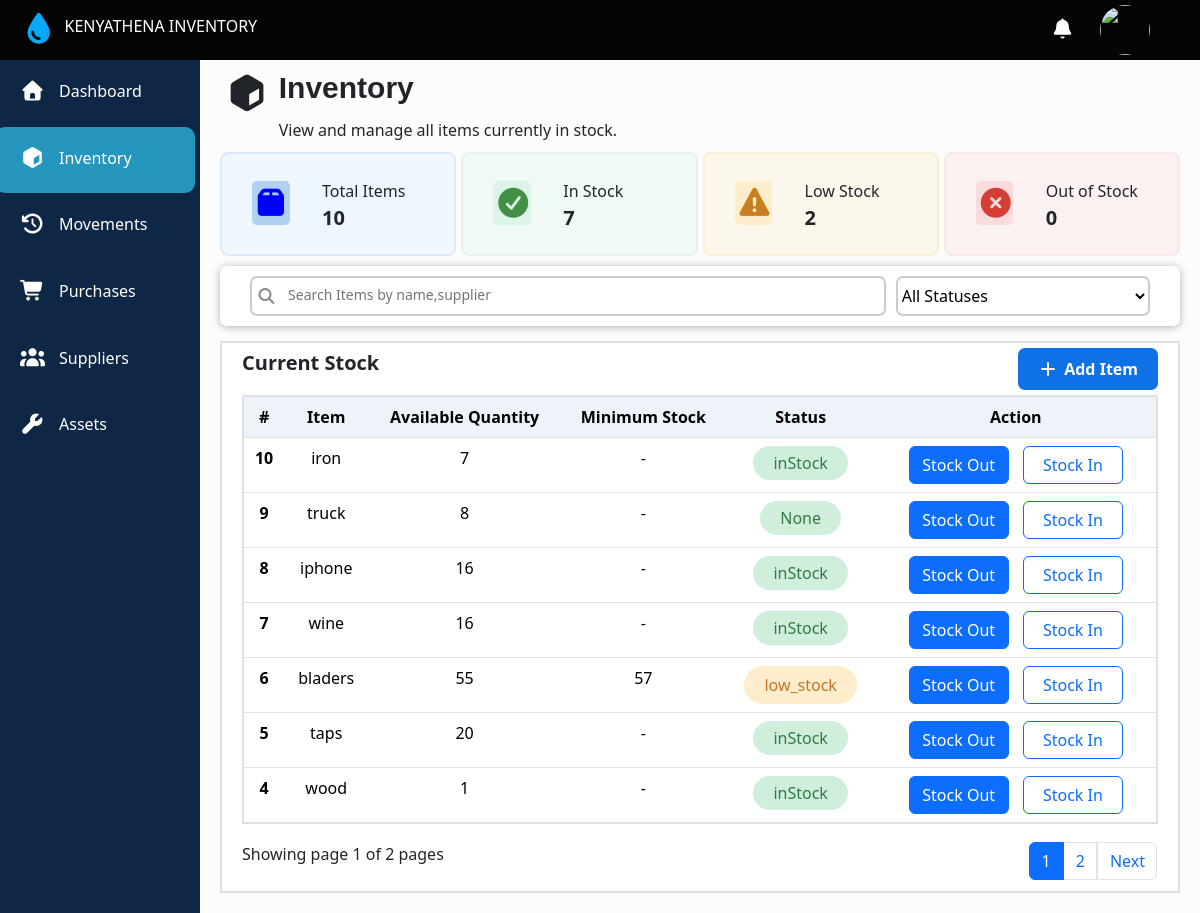
The app's page /stock with its own data.
### main/models.py (models this page shows, shortened)
class Stock(models.Model):
  stock_status =[
    ('low_stock','LowStock'),
    ('outStock','Out_Of_Stock'),
    ('inStock','In_Stock')
  ]
  item = models.CharField(max_length=200,unique=True)
  quantity = models.PositiveIntegerField(default=0)
  status = models.CharField(choices=stock_status,null=True)
  low_stock_date = models.DateTimeField(null=True,blank=True)
  low_by = models.PositiveIntegerField(null=True,blank=True)

### main/views.py (the view, shortened to what this page needs)
# urls.py: path('stock',views.stock,name = 'stock'),
def stock(request):
  stock_query = Stock.objects.all().order_by('-id')
  search_query = request.GET.get('q', '').strip()
  if search_query:
    stock_query = stock_query.filter(
      Q(item__icontains=search_query) | Q(quantity__icontains=search_query)
      )
  selected_status = request.GET.get('status', '')
  if selected_status in dict(Stock.stock_status):
    stock_query = stock_query.filter(status=selected_status)
  stock_count = stock_query.count()
  low_stock_count = Stock.objects.filter(status='low_stock').count()
  in_stock_count = Stock.objects.filter(status='inStock').count()
  out_stock_count = Stock.objects.filter(status='outStock').count()
  stocks = stock_query.order_by('-id')
  asset_limits = assets.objects.all()
  asset_limit_by_item = {
    asset.item: asset.limit_quantity
    for asset in asset_limits
  }
  for stock in stock_query:
    stock.limit_quantity = asset_limit_by_item.get(stock.item)
  paginator = Paginator(stock_query,7)
  page_number = request.GET.get('page')
  page_obj = paginator.get_page(page_number)
  context = {
    'stocks': stocks,
    'stock_count': stock_count,
    'asset': asset_limits,
    'search_query': search_query,
    'selected_status': selected_status,
    'low_stock_count': low_stock_count,
    'in_stock_count': in_stock_count,
    'out_stock_count': out_stock_count,
    'page_obj':page_obj,
  }
  return render(request,'main/inventory.html',context)

### main/templates/main/inventory.html (shortened to what this page needs)
{% extends 'main/base.html' %}
{% block content %}
    <div class="inventoryTitle">
      <div class="inventoryTitle_first">
        <i class="fa-solid fa-cube"></i>
        <div>
          <span>Inventory</span>
          <span>View and manage all items currently in stock.</span>
        </div>
      </div>
    </div>
    <div class="status">
      <div class="updates">
        <div><i class="fa-solid fa-box"></i></div>
        <div>
          <span>Total Items</span>
          <span class="number">{{stock_count}}</span>
        </div>
      </div>
      <div class="updates" style="background-color:rgb(240, 250, 244);border: 2px solid rgb(228, 241, 238);">
        <div><i class="fa-solid fa-circle-check" style="color:rgba(66, 144, 70);background-color:rgba(221, 243, 231)"></i></div>
        <div>
          <span>In Stock</span>
          <span class="number">{{in_stock_count}}</span>
        </div>
      </div>
      <div class="updates" style="background-color:rgb(252, 247, 235);border: 2px solid rgb(250, 238, 212);">
        <div><i class="fa-solid fa-triangle-exclamation" style="color:rgb(200, 127, 29);background-color:rgb(253, 237, 202)"></i></div>
        <div>
          <span>Low Stock</span>
          <span class="number">{{low_stock_count}}</span>
        </div>
      </div>
      <div class="updates" style="background-color:rgb(251, 241, 240);border: 2px solid rgb(246, 231, 233);">
        <div><i class="fa-solid fa-circle-xmark" style="color:rgb(213, 62, 53);background-color:rgb(250, 219, 219)"></i></div>
        <div>
          <span>Out of Stock</span>
          <span class="number">{{out_stock_count}}</span>
        </div>
      </div>
    </div>
    <form action="{% url 'stock' %}" method="GET">
      <div class="search">
       <div class="search-button">
        <i class="fa-solid fa-magnifying-glass"></i>
        <input type="text" placeholder="Search Items by name,supplier" name="q" id="search" value="{{ search_query }}">
       </div>
      <div class="select-statuses">
        <select name="status" id="statuses" onchange="this.form.submit()">
          <option value=""
          {% if not selected_status %}selected{% endif %}>All Statuses</option>
        </select>
      </div>
    </div>
    </form>
    <div class="recent-inventory-table" id="recent-inventory-table">
      <div class="recent-title">
        <div><a class="current-stock-link" href="{% url 'stock' %}?q=#recent-inventory-table">Current Stock</a></div>
        <div class="inventoryTitle_second">
          <label for="check">
            <span><i class="fa-solid fa-plus"></i> Add Item</span>
          </label>
        </div>
      </div>
      <table class="table" id="inventory-table">
        <thead>
          <tr>
            <th  scope="col">#</th>
            <th scope="col">Item</th>
            <th scope="col">Available Quantity</th>
            <th scope="col">Minimum Stock</th>
            <th scope="col">Status</th>
            <th scope="col" class="action_header">Action</th>
          </tr>
        </thead>
        <tbody>
          {% for item in page_obj.object_list %}
          <tr>
            <th scope="row">{{item.id}}</th>
            <td>{{item.item}}</td>
            <td>{{item.quantity}}</td>
            <td>{{item.limit_quantity|default:"-"}}</td>
            {% if item.status == 'low_stock' %}
             <td>
              <span class="low_stock_item">{{item.status}}</span>
             </td>
            {% elif item.status == 'outStock' %}
            <td>
              <span class="out_of_stock">{{item.status}}</span>
            </td>
            {% else %}
            <td>
              <span class="in_stock">{{item.status}}</span>
            </td>
            {% endif %}
            <td class="Action">
               <a type="button" class="btn btn-primary" href="{% url 'stockout' item.id %}">
                 Stock Out
               </a>
               <a type="button" class="btn btn-outline-primary" href="{% url 'stockinprompt' item.id %}">
                 Stock In
               </a>
            </td>
          </tr>
         {% endfor %}
        </tbody>
      </table>
      <div class="last-part">
        <div class="last-part-start">
          Showing page {{ page_obj.number }} of {{ page_obj.paginator.num_pages }} pages
        </div>
        <div class="action">
        <nav aria-label="...">
            <ul class="pagination">
              {% for num in page_obj.paginator.page_range %}
                {% if page_obj.number == num %}
                  <li class="page-item active"><a class="page-link" href="?status={{selected_status}}&page={{ num }}#inventory-table">{{ num }}</a></li>
                {% else %}
                  <li class="page-item"><a class="page-link" href="?status={{selected_status}}&page={{ num }}#inventory-table">{{ num }}</a></li>
                {% endif %}
              {% endfor %}
              {% if page_obj.has_next %}
              <li class="page-item"><a class="page-link" href="?status={{selected_status}}&page={{ page_obj.next_page_number }}#inventory-table">Next</a></li>
              {% endif %}
            </ul>
        </nav>
        </div>
      </div>
    </div>
{% endblock content %}

### main/static/main/css/masawe.css (style rules this page uses)
body { margin: 90px 0 0 220px; padding: 0; box-sizing: border-box; background-color: rgb(240, 244, 254); }
html, body { scrollbar-width: none; -ms-overflow-style: none; }

### main/templates/main/navbar.html (style rules this page uses)
a { display: flex; text-decoration: none; color: white; align-items: center; height: 100%; width: 100%; }

### main/templates/main/inventory.html (style rules this page uses)
body { background-color: rgba(0,0,0,0.01) }
.inventoryTitle { display: flex; justify-content: space-between; padding: 0 50px 0 5px; align-items: center; margin-top: -25px; }
.inventoryTitle_first { display: flex; }
.inventoryTitle_first i { font-size: 35px; margin-top:10px }
.inventoryTitle_first div { display: flex; flex-direction: column; margin-left: 10px; }
.inventoryTitle_first div span:first-child { font-family: sans-serif; font-size: 30px; font-weight: 700; margin-bottom: 8px; }
.status { display: grid; grid-template-columns: 1fr 1fr 1fr 1fr; column-gap:5px; margin-right: 20px; margin-top: 10px; }
.status .updates { display: flex; position:relative; background-color: blue; padding: 50px 0; min-height: 20px; border-radius: 8px; }
.status .updates div:last-child { display: flex; flex-direction: column; position:absolute; left: 100px; top: 25px; }
.status .updates div i { color: blue; font-size: 30px; position:absolute; top: 27px; left: 30px; background-color:rgba(178, 208, 241); border-radius: 5px; padding: 7px 5px; }
.status .updates div .number { font-size: 20px; font-weight: bold; }
.status .updates:first-child { background-color:rgb(239, 246, 253); border: 2px solid rgba(220, 233, 251); }
.search { background-color: white; border-radius: 7px; margin-right: 20px; box-shadow:0px 1px 8px rgba(0, 0, 0, 0.3); padding: 10px 30px; display: grid; column-gap: 10px; margin-top: 10px; grid-template-columns: 5fr 2fr; }
.search .select-statuses { display: flex; align-items: center; border: 2px solid #ccc; border-radius: 7px; }
.search .select-statuses #statuses { width: 100%; height: 100%; border: none; outline: none; background-color: inherit; }
.search-button { display: flex; border: 2px solid #ccc; gap: 10px; align-items: center; padding: 5px; border-radius:7px ; }
.search-button input { width: 100%; border: none; outline: none; font-size: 16px; color: #4e4b4b; }
.search-button input::placeholder { font-size: 14px; transform: translateY(-2px); }
.search-button i { color: #888; }
.recent-inventory-table { border:2px solid rgba(222, 226, 230); margin-right: 20px; padding:10px 20px; margin-top: 15px; background-color: white; margin-bottom: 20px; }
.recent-inventory-table .recent-title { display: flex; justify-content: space-between; align-items: center; margin-top: -5px; }
.recent-inventory-table .recent-title div:first-child { font-weight: 700; font-size: 20px; }
.recent-inventory-table .current-stock-link { display: inline; color: inherit; text-decoration: none; }
.recent-inventory-table .recent-title div:last-child { transform: translateY(6px); }
.inventoryTitle_second label span { background-color: rgba(14, 113, 229); padding: 10px 20px; color: white; border-radius: 7px; font-weight: 600; cursor: pointer; }
.inventoryTitle_second label span i { margin-right: 2px; }
.recent-inventory-table .table { margin-top: 17px; border: 2px solid rgba(222, 226, 230); border-radius: 7px; padding: 10; text-align: center; }
.recent-inventory-table .table thead tr th { background-color:rgba(237, 243, 249); }
.recent-inventory-table .last-part { display: flex; justify-content: space-between; margin-top: -13px; align-items: center; }
.recent-inventory-table .last-part .action { transform: translateY(15px); }
.low_stock_item, .out_of_stock, .in_stock { display: inline-block; transform: translateY(0px); }
.low_stock_item { background-color:rgb(254, 237, 202); color: rgb(199, 116, 43); padding: 7px 20px; border-radius: 20px; }
.in_stock { background-color:rgb(207, 238, 220); padding: 5px 20px; border-radius: 20px; color: rgb(54, 121, 68); }
.action_header { text-align: center; }
.Action { text-align: center; white-space: nowrap; }
.Action a { width:100px; margin: 0 5px; }

### records on screen
Stock: id "10", item "iron", quantity "7", limit_quantity "-", status "inStock"
Stock: id "9", item "truck", quantity "8", limit_quantity "-", status "None"
Stock: id "8", item "iphone", quantity "16", limit_quantity "-", status "inStock"
Stock: id "7", item "wine", quantity "16", limit_quantity "-", status "inStock"
Stock: id "6", item "bladers", quantity "55", limit_quantity "57", status "low_stock"
Stock: id "5", item "taps", quantity "20", limit_quantity "-", status "inStock"
Stock: id "4", item "wood", quantity "1", limit_quantity "-", status "inStock"

### other values on screen
{{ stock_count }} "10"
{{ in_stock_count }} "7"
{{ low_stock_count }} "2"
{{ out_stock_count }} "0"
{{ page_obj.number }} "1"
{{ page_obj.paginator.num_pages }} "2"
{{ num }} "1"
{{ num }} "2"
